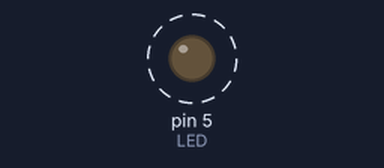
Bench run of a sketch on a simulated Arduino Uno, built with avr-gcc and run on an emulated ATmega328P. Shown: output pins drawn as LEDs (lit = HIGH). Dashed ring = blinking. What the sketch prints to the serial monitor is not drawn.

Above: at 0.5 s.
Timing chart, 0 to 4.6 s (numbered marks = the images above):
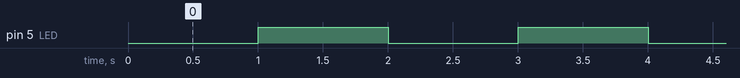

The sketch:

Harjoitus1.ino
```cpp
#define LED 5
#define LEDON LOW
#define LEDOFF HIGH

void setup () {
    //Sarjaliikenteen alustus, 9600 edustaa standardoitua nopeutta
    Serial.begin(9600);
    pinMode(LED, OUTPUT);
}

#define VIIVE 1000
void loop () {
  Serial.println("Syttyi");
  digitalWrite(LED, LEDON);
  delay(VIIVE);
  Serial.println("Sammuiäääää");
  digitalWrite(LED, LEDOFF);
  delay(VIIVE);
}
```

Measured:
- by itself, pin 5 (LED): alternates HIGH for 1.0 s and LOW for 1.0 s
